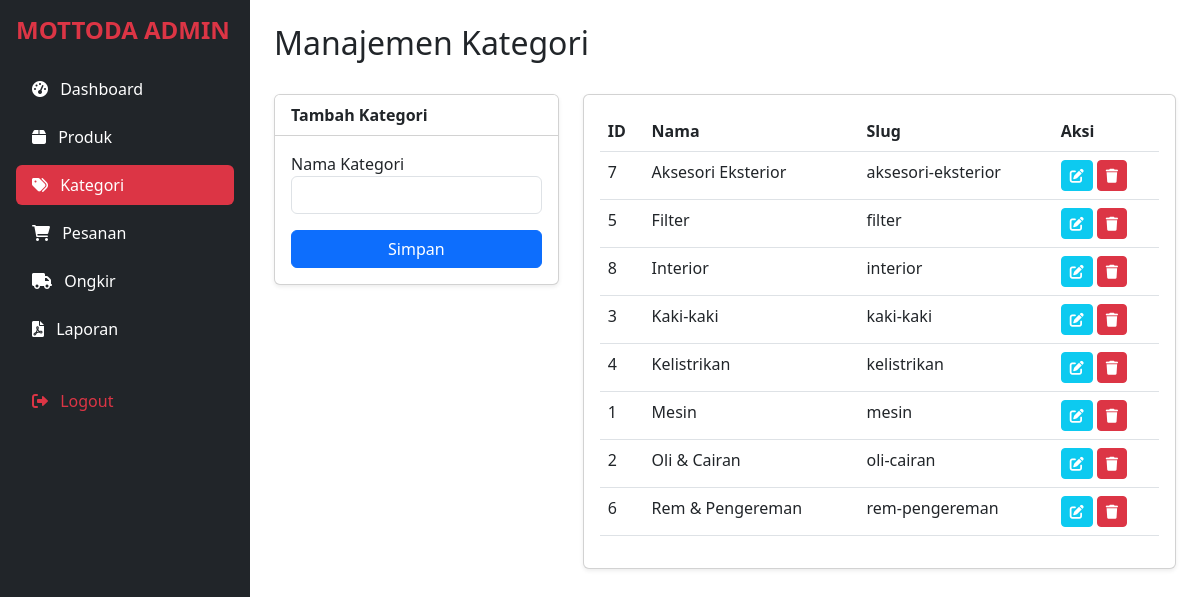
The app's page /admin/categories.php (signed in) with its own data.
### tables this page shows
CREATE TABLE `categories` (
  `id` int(11) NOT NULL AUTO_INCREMENT,
  `nama_kategori` varchar(50) NOT NULL,
  `slug` varchar(50) NOT NULL,
  PRIMARY KEY (`id`),
  UNIQUE KEY `slug` (`slug`)
);

### admin/categories.php (the view, shortened to what this page needs)
<?php
require_once '../inc/admin_auth.php';
$edit_data = null;
$result = mysqli_query($conn, "SELECT * FROM categories ORDER BY nama_kategori ASC");
?>
<!DOCTYPE html>
<html>
<head>
    <link href="https://cdn.jsdelivr.net/npm/bootstrap@5.3.0/dist/css/bootstrap.min.css" rel="stylesheet">
    <link rel="stylesheet" href="https://cdnjs.cloudflare.com/ajax/libs/font-awesome/6.0.0/css/all.min.css">
</head>
<body>
    <div class="d-flex">
        <div class="bg-dark text-white p-3 vh-100 position-fixed" style="width: 250px;">
            <h4 class="text-danger fw-bold mb-4">MOTTODA ADMIN</h4>
            <ul class="nav flex-column">
                <li class="nav-item mb-2"><a href="index.php" class="nav-link text-white"><i
                            class="fas fa-tachometer-alt me-2"></i> Dashboard</a></li>
                <li class="nav-item mb-2"><a href="products.php" class="nav-link text-white"><i
                            class="fas fa-box me-2"></i> Produk</a></li>
                <li class="nav-item mb-2"><a href="categories.php"
                        class="nav-link text-white active bg-danger rounded"><i class="fas fa-tags me-2"></i>
                        Kategori</a></li>
                <li class="nav-item mb-2"><a href="orders.php" class="nav-link text-white"><i
                            class="fas fa-shopping-cart me-2"></i> Pesanan</a></li>
                <li class="nav-item mb-2"><a href="ongkir.php" class="nav-link text-white"><i
                            class="fas fa-truck me-2"></i> Ongkir</a></li>
                <li class="nav-item mb-2"><a href="reports.php" class="nav-link text-white"><i
                            class="fas fa-file-pdf me-2"></i> Laporan</a></li>
                <li class="nav-item mt-4"><a href="../inc/admin_auth.php?logout=true" class="nav-link text-danger"><i
                            class="fas fa-sign-out-alt me-2"></i> Logout</a></li>
            </ul>
        </div>
        <div class="flex-grow-1 p-4" style="margin-left: 250px;">
            <div class="d-flex justify-content-between align-items-center mb-4">
                <h2>Manajemen Kategori</h2>
            </div>
            <div class="row">
                <div class="col-md-4">
                    <div class="card shadow-sm mb-4">
                        <div class="card-header bg-white fw-bold">
                            <?= $edit_data ? 'Edit Kategori' : 'Tambah Kategori' ?>
                        </div>
                        <div class="card-body">
                            <form action="" method="POST">
                                <div class="mb-3">
                                    <label>Nama Kategori</label>
                                    <input type="text" name="nama_kategori" class="form-control"
                                        value="<?= $edit_data['nama_kategori'] ?? '' ?>" required>
                                </div>
                                <div class="d-grid gap-2">
                                    <button type="submit" name="save"
                                        class="btn btn-primary"><?= $edit_data ? 'Update' : 'Simpan' ?></button>
                                </div>
                            </form>
                        </div>
                    </div>
                </div>
                <div class="col-md-8">
                    <div class="card shadow-sm">
                        <div class="card-body">
                            <table class="table table-hover">
                                <thead>
                                    <tr>
                                        <th>ID</th>
                                        <th>Nama</th>
                                        <th>Slug</th>
                                        <th>Aksi</th>
                                    </tr>
                                </thead>
                                <tbody>
                                    <?php while ($row = mysqli_fetch_assoc($result)): ?>
                                        <tr>
                                            <td><?= $row['id'] ?></td>
                                            <td><?= $row['nama_kategori'] ?></td>
                                            <td><?= $row['slug'] ?></td>
                                            <td>
                                                <a href="categories.php?edit=<?= $row['id'] ?>"
                                                    class="btn btn-sm btn-info text-white"><i class="fas fa-edit"></i></a>
                                                <a href="categories.php?delete=<?= $row['id'] ?>"
                                                    class="btn btn-sm btn-danger" onclick="return confirm('Hapus?')"><i
                                                        class="fas fa-trash"></i></a>
                                            </td>
                                        </tr>
                                    <?php endwhile; ?>
                                </tbody>
                            </table>
                        </div>
                    </div>
                </div>
            </div>
        </div>
    </div>
</body>
</html>

### records on screen
categories: id "7", nama_kategori "Aksesori Eksterior", slug "aksesori-eksterior"
categories: id "5", nama_kategori "Filter", slug "filter"
categories: id "8", nama_kategori "Interior", slug "interior"
categories: id "3", nama_kategori "Kaki-kaki", slug "kaki-kaki"
categories: id "4", nama_kategori "Kelistrikan", slug "kelistrikan"
categories: id "1", nama_kategori "Mesin", slug "mesin"
categories: id "2", nama_kategori "Oli & Cairan", slug "oli-cairan"
categories: id "6", nama_kategori "Rem & Pengereman", slug "rem-pengereman"
